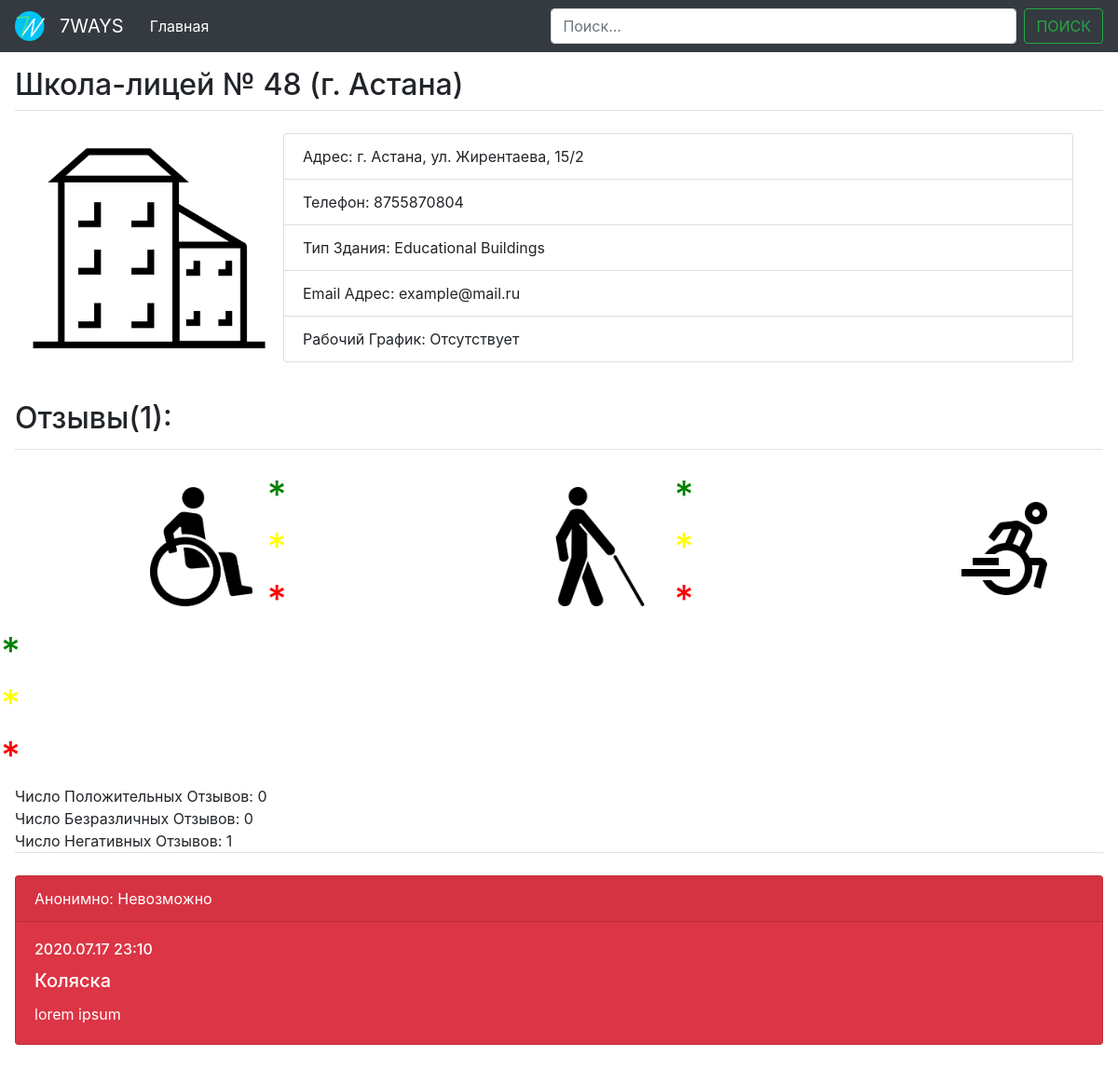
The app's page /11/ with its own data.
### MainApp/models.py (models this page shows)
class Place(models.Model):
    place_name = models.CharField(max_length=1000)
    place_phone = models.CharField(default="", max_length=100, blank=True)
    place_address = models.TextField(default="", max_length=100, blank=True)
    place_building_type = MultiSelectField(choices=building_type, max_choices=1, default=None)
    place_email = models.CharField(default="", max_length=100, null=True, blank=True)

class Review(models.Model):
    place_id = models.ForeignKey(Place, on_delete=models.CASCADE, null=True)
    reviewers_disability_type = MultiSelectField(choices=disability_type, max_choices=1, default=None)
    reviewers_attitude = MultiSelectField(choices=review_attitude, max_choices=1, default=None)
    reviewers_comment = models.TextField(default="", max_length=700)
    review_date = models.DateTimeField(auto_now_add=True)

### MainApp/views.py (the view)
# urls.py: path('<int:place_id>/', views.place_details, name="place_det"),
def place_details(request, place_id):
    place = get_object_or_404(Place, pk=place_id)
    place.save()
    work_time = WorkTime.objects.filter(place_id=place_id)
    comments = Review.objects.filter(place_id=place_id)
    place_image = PlaceImages.objects.filter(place_id=place_id)
    good_comments = []
    tolerable_comments = []
    impossible_comments = []
    for comm in comments:
        if "Good" in comm.reviewers_attitude:
            good_comments.append(comm)
        elif "Impossible" in comm.reviewers_attitude:
            impossible_comments.append(comm)
        else:
            tolerable_comments.append(comm)
    return render(request, "MainApp/place_page.html", {'place': place,
                                                       'work_time': work_time,
                                                       'comments': comments,
                                                       'place_image': place_image,
                                                       'good_comments': good_comments.__len__(),
                                                       'tolerable_comments': tolerable_comments.__len__(),
                                                       'impossible_comments': impossible_comments.__len__(),
                                                       })

### MainApp/templates/MainApp/place_page.html (shortened to what this page needs)
<!DOCTYPE html>
<html lang="en">
<head>
    <link rel="stylesheet" href="https://maxcdn.bootstrapcdn.com/bootstrap/4.0.0/css/bootstrap.min.css">
    <link rel="stylesheet" href="/static/css/style.css"/>
</head>
<body>
<nav class="navbar navbar-expand-lg navbar-dark bg-dark">
    <img class="main-logo" src="/static/logotype/7WaysLogoPrototype2.png" width="32" height="32">
    <p class="navbar-brand" >7WAYS</p>
    <div class="collapse navbar-collapse" id="navbarSupportedContent">
        <ul class="navbar-nav mr-auto">
            <li class="nav-item active">
                <a class="nav-link" href="{% url 'MainApp:index' %}">Главная <span class="sr-only">(current)</span></a>
            </li>
        </ul>
        <form class="form-inline my-2 my-lg-0">
            <input class="form-control mr-sm-2" type="search" placeholder="Поиск..." aria-label="Search">
            <button class="btn btn-outline-success my-2 my-sm-0" type="submit">ПОИСК</button>
        </form>
    </div>
</nav>
{% block content %}
    <div class="content" >
        <legend class="border-bottom mb-4"> <h2>{{ place.place_name }} </h2></legend>
        <div class="place_img float-left">
            {% if place_image %}
                {% for img in place_image %}
                    <img src="{{ img.place_img.url }}">
                {% endfor %}
            {% else %}
                <img class="place_img" src="/static/sketches/house_v1.png" >
            {% endif %}
        </div>
        <div class="place_info">
            <ul class="list-group">
                <li class="list-group-item">Адрес: {% if place.place_address %} {{ place.place_address }}
                {% else %} {{ "Отсутствует" }}
                {%   endif %}</li>
                <li class="list-group-item">Телефон:  {% if place.place_phone %} {{ place.place_phone }}
                {% else %} {{ "Отсутствует" }}
                {%   endif %}</li>
                <li class="list-group-item">Тип Здания: {% if place.place_building_type %} {{ place.place_building_type }}
                {% else %} {{ "Отсутствует" }}
                {%   endif %}</li>
                <li class="list-group-item">Email Адрес: {% if place.place_email %} {{ place.place_email }}
                {% else %} {{ "Отсутствует" }}
                {%   endif %}</li>
                <li class="list-group-item">Рабочий График: {% if work_time %}
                    {% for time in work_time %}
                        <div class="timelist">
                            {{ time.start_time|time:"H:i" }} - {{ time.end_time|time:"H:i" }} : {{ time.working_days }}</div>
                    {% endfor %}
                {% else %} {{ "Отсутствует" }}
                {% endif %}</li>
            </ul>
        </div>
    </div>
    <div class="content">
        <div class="comment-section">
            <legend class="border-bottom mb-4">
                <div class="navbar-brand" style="margin-top: 1em"> <h2>Отзывы({{ comments.count }}): </h2></div></legend>
            <div class="row">
                <div class="column">
                    <img class="place_det_rating_img" src="/static/inapp%20sketches/wheelchair_man_rating.jpg">
                </div>
                <div class="column" style="margin-left: 0; margin-right: 7em">
                    <h1 style="color: green">*</h1>
                    <h1 style="color: yellow">*</h1>
                    <h1 style="color: red">*</h1>
                </div>
                <div class="column">
                    <img class="place_det_rating_img" src="/static/inapp%20sketches/caneman_rating.jpg">
                </div>
                <div class="column" style="margin-left: 0; margin-right: 7em">
                    <h1 style="color: green">*</h1>
                    <h1 style="color: yellow">*</h1>
                    <h1 style="color: red">*</h1>
                </div>
                <div class="column">
                    <img class="place_det_rating_img" src="/static/inapp%20sketches/electrowheelman_rating.jpg">
                </div>
                <div class="column" style="margin-left: 0; margin-right: 7em">
                    <h1 style="color: green">*</h1>
                    <h1 style="color: yellow">*</h1>
                    <h1 style="color: red">*</h1>
                </div>
            </div>
            <div class="comment-counter">Число Положительных Отзывов: {{ good_comments }}</div>
            <div class="comment-counter">Число Безразличных Отзывов: {{ tolerable_comments }}</div>
            <div class="comment-counter">Число Негативных Отзывов: {{ impossible_comments }}</div>
            <legend class="border-bottom mb-4"></legend>
            {% for comment in comments %}
                {% if  "Good" in  comment.reviewers_attitude %}
                    <div class="card text-white bg-success">
                        <div class="card-header">Анонимно: {{ comment.reviewers_attitude }}</div>
                        <div class="card-body">
                            <h6 class="card-title"> {{ comment.review_date|date:'Y.m.d H:i' }}</h6>
                            <h5 class="card-title">{{ comment.reviewers_disability_type }}</h5>
                            <p class="card-text">{{ comment.reviewers_comment }}</p>
                        </div>
                    </div>
                {% elif  "Impossible" in  comment.reviewers_attitude %}
                    <div class="card text-white bg-danger">
                        <div class="card-header">Анонимно: {{ comment.reviewers_attitude }}</div>
                        <div class="card-body">
                            <h6 class="card-title"> {{ comment.review_date|date:'Y.m.d H:i' }} </h6>
                            <h5 class="card-title">{{ comment.reviewers_disability_type }}</h5>
                            <p class="card-text">{{ comment.reviewers_comment }}</p>
                        </div>
                    </div>
                {% endif %}
                <br>
            {% endfor %}
        </div>
    </div>
{% endblock %}
</body>
</html>

### static/css/style.css (style rules this page uses)
input.form-control { width: 500px!important; }
.navbar-brand { margin: 0; margin-right: 1em; -webkit-touch-callout: none; -webkit-user-select: none; -khtml-user-select: none; -moz-user-select: none; -ms-user-select: none; user-select: none; }
.content { margin: 1em; }
.main-logo { margin-right: 1em; }
.place_info { margin-left: 1em; margin-right: 2em; }
img.place_img { width: 16em; margin: 1em; }
.place_det_rating_img { height: 8em; margin: 1em; }
.column { margin-left: 9em; }

### records on screen
Place: place_name "Школа-лицей № 48 (г. Астана)", place_address "г. Астана, ул. Жирентаева, 15/2", place_phone "8755870804", place_building_type "Educational Buildings", place_email "example@mail.ru"
Review: reviewers_attitude "Невозможно", review_date "2020.07.17 23:10", reviewers_disability_type "Коляска", reviewers_comment "lorem ipsum"

### other values on screen
{{ "Отсутствует" }} "Отсутствует"
{{ comments.count }} "1"
{{ good_comments }} "0"
{{ tolerable_comments }} "0"
{{ impossible_comments }} "1"
